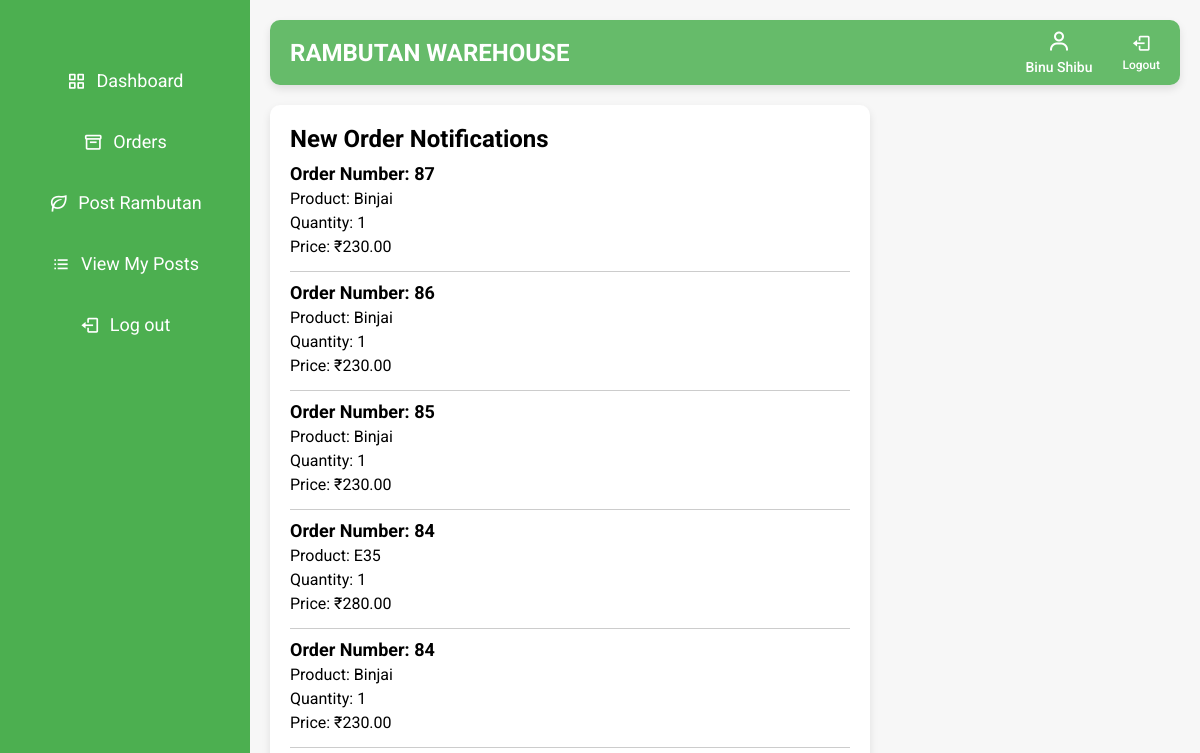
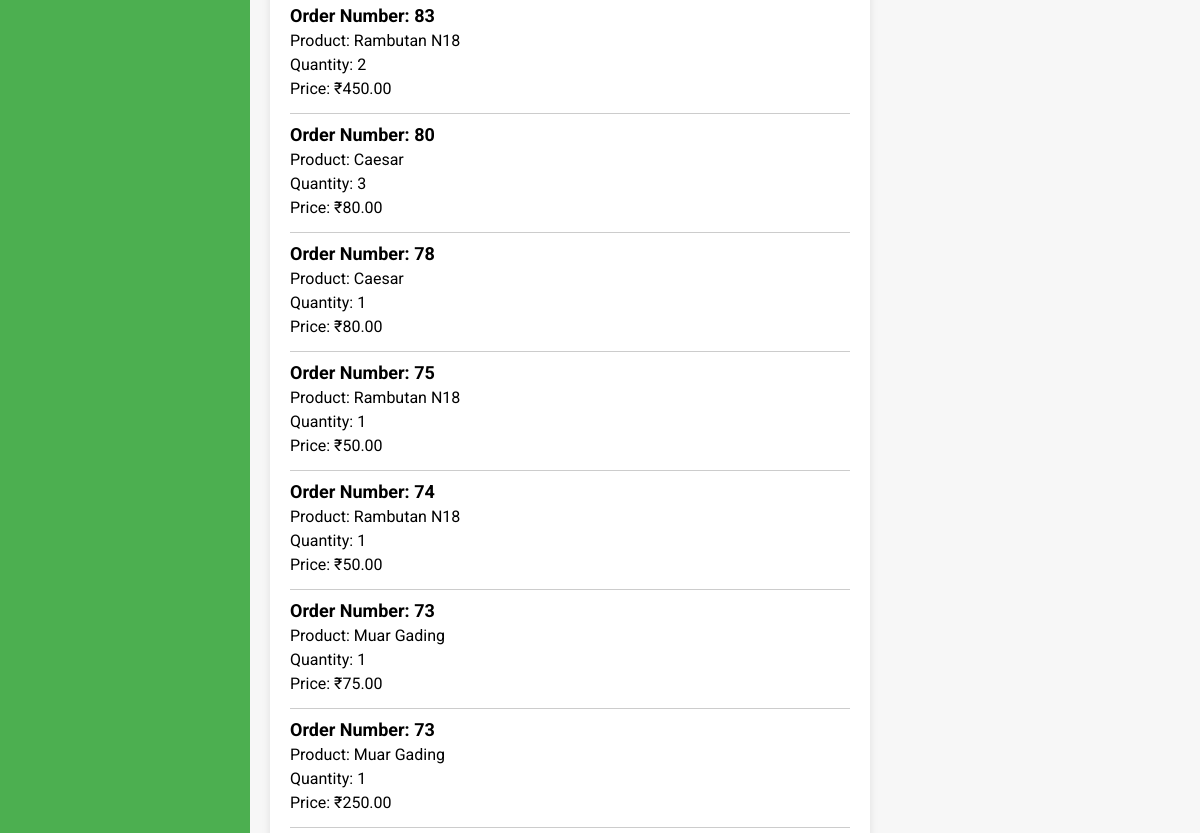
Page /notifications/ (signed in, upper part) on the earlier database version (2 pictures, top to bottom).
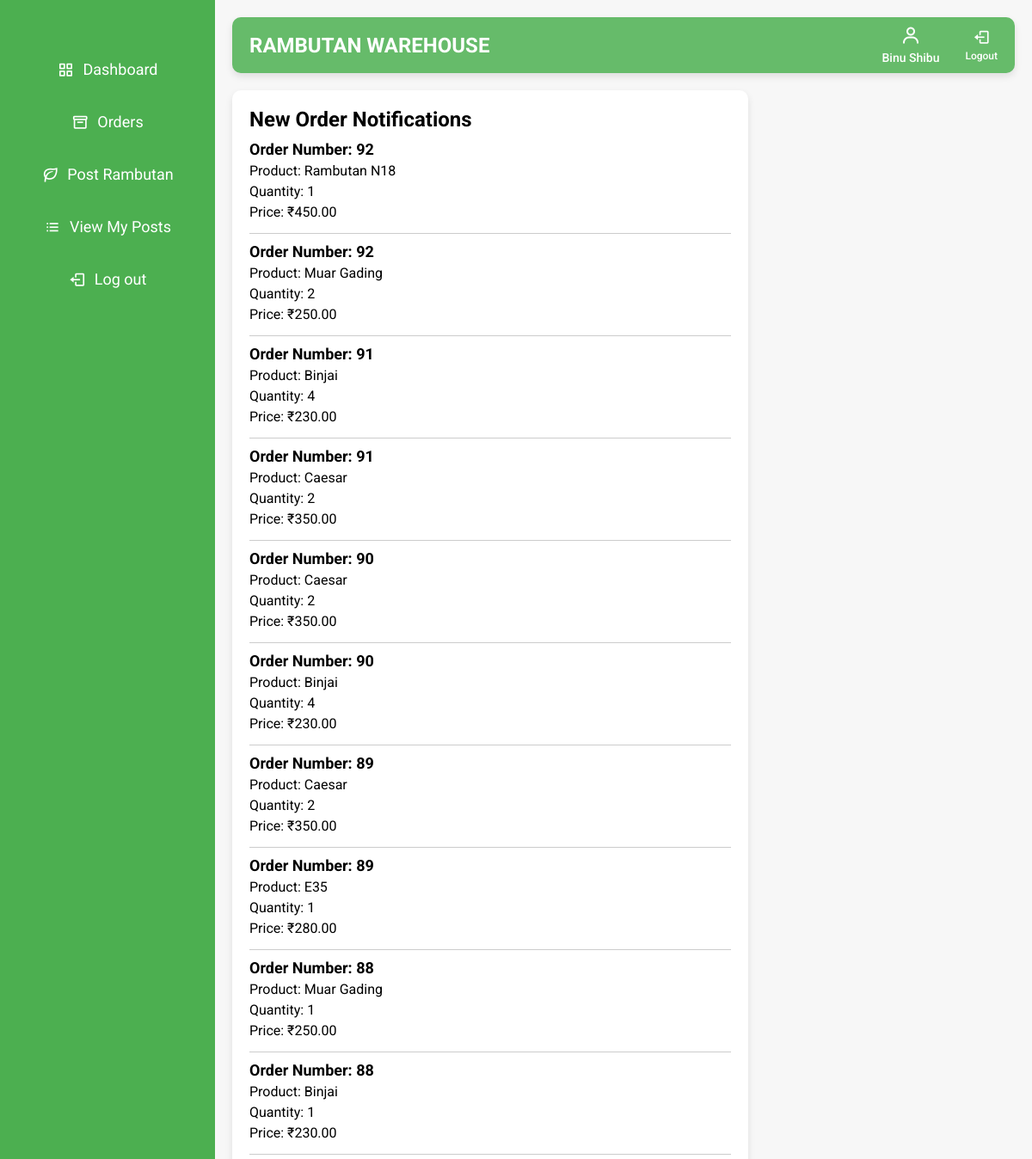
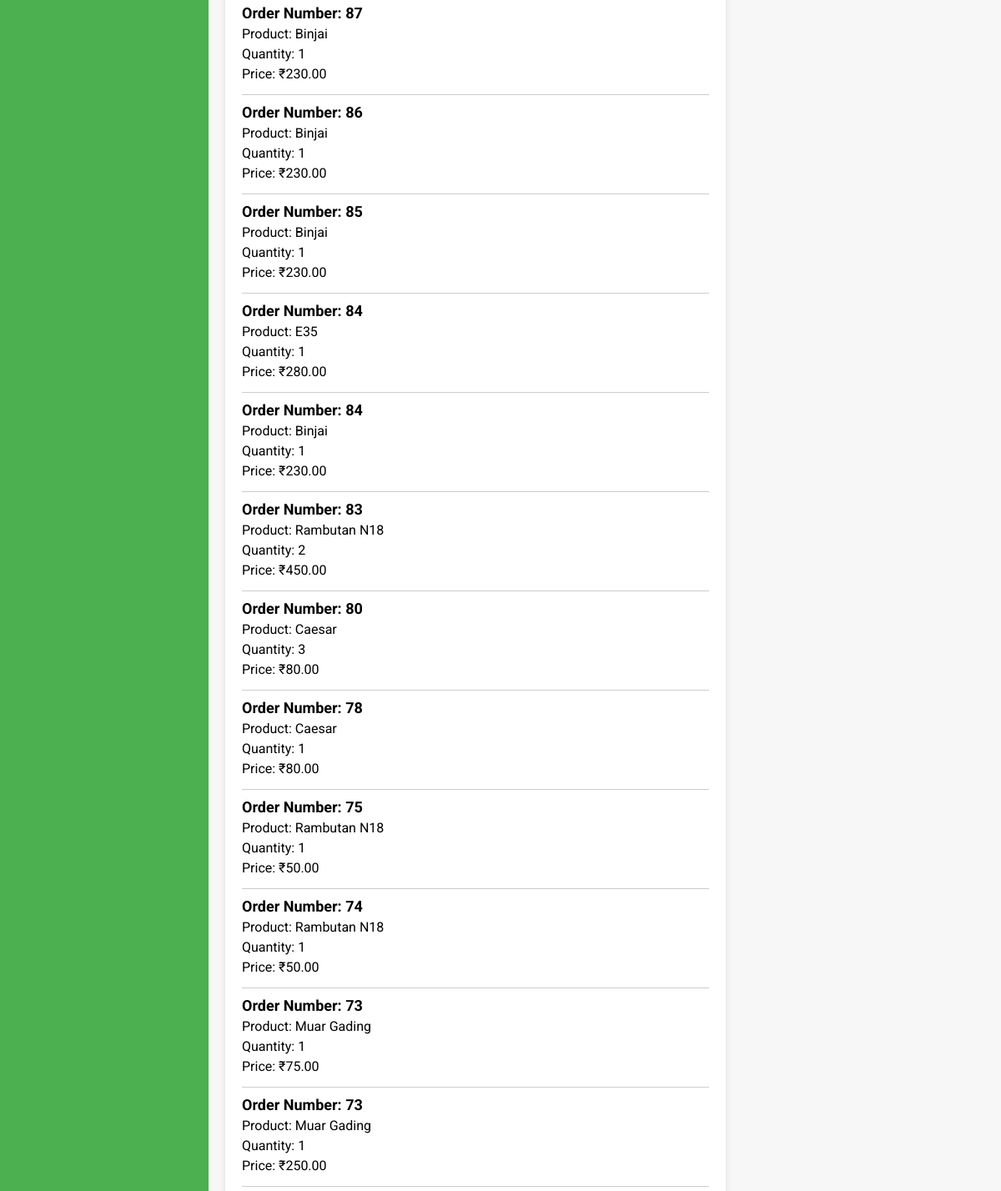
Same page on the later database version (2 pictures, top to bottom).
### warehouse/models.py (models this page shows, shortened)
class Registeruser(AbstractUser):
    username = models.EmailField(unique=True)
    name = models.CharField(max_length=50,default='noname')
    contact = models.CharField(max_length=250, blank=True)
    address = models.CharField(max_length=250, blank=True)
    place = models.CharField(max_length=100, blank=True)
    role = models.CharField(max_length=10, choices=ROLE_CHOICES)
    is_active = models.BooleanField(default=True)
    groups = models.ManyToManyField(
        Group,
        related_name='registeruser_set',  # Custom related_name
        blank=True,
        help_text='The groups this user belongs to. A user will get all permissions granted to each of their groups.'
    )
    user_permissions = models.ManyToManyField(
        Permission,
        related_name='registeruser_set',  # Custom related_name
        blank=True,
        help_text='Specific permissions for this user.'
    )

class OrderNotification(models.Model):
    farmer = models.ForeignKey(settings.AUTH_USER_MODEL, on_delete=models.CASCADE)
    order_number = models.CharField(max_length=50)
    item_name = models.CharField(max_length=255)
    quantity = models.IntegerField()
    price = models.DecimalField(max_digits=10, decimal_places=2)
    created_at = models.DateTimeField(auto_now_add=True)

### warehouse/views.py (the view)
# urls.py: path('notifications/',views.order_notifications, name='order_notifications'),
@login_required
@cache_control(no_cache=True, must_revalidate=True, no_store=True)
def order_notifications(request):
    notifications = OrderNotification.objects.all().order_by('-created_at')
    return render(request, 'order_notifications.html', {'notifications': notifications})

### warehouse/templates/order_notifications.html (shortened to what this page needs)
{% load static %}
<!DOCTYPE html>
<html lang="en">
<head>
  <link href="https://unpkg.com/boxicons@2.0.7/css/boxicons.min.css" rel="stylesheet">
  <link href="https://cdn.jsdelivr.net/npm/sweetalert2@11/dist/sweetalert2.min.css" rel="stylesheet">
</head>
<body>
<div class="sidebar">
    <ul class="nav-links">
      <li>
        <a href="{% url 'farmer_dashboard' %}" >
          <i class='bx bx-grid-alt'></i>
          <span class="links_name">Dashboard</span>
        </a>
      </li>
      <li>
        <a href="{% url 'farmer_orders' %}">
          <i class='bx bx-box'></i>
          <span class="links_name">Orders</span>
        </a>
      </li>
      <li>
        <a href="{% url 'post_rambutan' %}">
          <i class='bx bx-leaf'></i>
          <span class="links_name">Post Rambutan</span>
        </a>
      </li>
      <li>
        <a href="{% url 'view_posts' %}">
          <i class='bx bx-list-ul'></i>
          <span class="links_name">View My Posts</span>
        </a>
      </li>
      <li class="log_out">
        <a href="{% url 'logout' %}">
          <i class='bx bx-log-out'></i>
          <span class="links_name">Log out</span>
        </a>
      </li>
    </ul>
  </div>
    <section class="home-section">
        <nav class="top-navbar">
            <div class="logo">
                <span class="logo-text">Rambutan Warehouse</span>
            </div>
            <ul class="nav-icons">
                <li class="user-profile">
                    <a href="#">
                    <i class='bx bx-user'></i>
                    <span class="icon-name">{{ user.name }}</span>
                    </a>
                </li>
                <li>
                    <a href="{% url 'logout' %}">
                        <i class='bx bx-log-out'></i>
                        <span class="icon-name">Logout</span>
                    </a>
                </li>
            </ul>
        </nav>
        <div class="notification-container">
            <h1>New Order Notifications</h1>
            {% for notification in notifications %}
                <div class="notification">
                    <h3>Order Number: {{ notification.order_number }}</h3>
                    <p>Product: {{ notification.item_name }}</p>
                    <p>Quantity: {{ notification.quantity }}</p>
                    <p>Price: ₹{{ notification.price }}</p>
                </div>
            {% empty %}
                <p>No new notifications.</p>
            {% endfor %}
        </div>
    </section>
</body>
</html>

### warehouse/templates/order_notifications.html (style rules this page uses)
body { font-family: 'Roboto', sans-serif; margin: 0; padding: 0; background-color: #f7f7f7; }
* { margin: 0; padding: 0; box-sizing: border-box; }
:root { --primary-color: #4CAF50; --secondary-color: #66BB6A; --accent-color: #388e3c; --light-bg: #f0f4f3; --dark-bg: #333; --text-color: #333; --white: #ffffff; --font-family: 'Roboto', sans-serif; --font-family-logo: 'Fredoka One', cursive; }
body { font-family: var(--font-family); background-color: var(--light-bg); display: flex; min-height: 100vh; }
.sidebar { background-color: var(--primary-color); width: 250px; position: fixed; top: 0; left: 0; height: 100%; padding-top: 40px; transition: width 0.3s ease; z-index: 1000; }
.sidebar ul { list-style: none; }
.sidebar ul li { margin: 20px 0; text-align: center; }
.sidebar ul li a { text-decoration: none; color: var(--white); font-size: 18px; display: flex; align-items: center; justify-content: center; padding: 10px 20px; border-radius: 8px; transition: background-color 0.3s, transform 0.3s; }
.sidebar ul li a i { margin-right: 10px; font-size: 20px; }
.home-section { margin-left: 250px; padding: 20px; width: calc(100% - 250px); transition: margin-left 0.3s ease, width 0.3s ease; display: flex; flex-direction: column; min-height: 100vh; }
.top-navbar { background-color: var(--secondary-color); padding: 10px 20px; display: flex; justify-content: space-between; align-items: center; border-radius: 10px; box-shadow: 0 4px 8px rgba(0, 0, 0, 0.1); margin-bottom: 20px; }
.logo-text { font-size: 24px; color: white; font-weight: bold; text-transform: uppercase; }
.top-navbar ul.nav-icons { list-style: none; display: flex; gap: 30px; align-items: center; }
.top-navbar ul.nav-icons li a { text-decoration: none; color: var(--white); font-size: 20px; display: flex; flex-direction: column; align-items: center; transition: color 0.3s; position: relative; }
.top-navbar ul.nav-icons li a .icon-name { font-size: 12px; margin-top: 5px; font-weight: 500; }
.top-navbar ul.nav-icons li.user-profile a i { font-size: 24px; color: var(--white); }
.top-navbar ul.nav-icons li.user-profile a .icon-name { font-size: 14px; color: var(--white); }
.home-section { margin-left: 250px; padding: 20px; background-color: #f7f7f7; min-height: 100vh; }
.top-navbar ul.nav-icons li.user-profile a { display: flex; flex-direction: column; align-items: center; }
.top-navbar ul.nav-icons li.user-profile a .icon-name { font-size: 14px; margin-top: 5px; }
.notification-container { background-color: white; padding: 20px; border-radius: 10px; box-shadow: 0 4px 8px rgba(0, 0, 0, 0.1); width: 80%; max-width: 600px; margin-bottom: 30px; }
.notification { border-bottom: 1px solid #ccc; padding: 10px 0; }
.notification h3 { margin: 0; font-size: 18px; }
.notification p { margin: 5px 0; }

Differences in the rows shown:
added OrderNotification: order_number "92", item_name "Rambutan N18", quantity "1", price "450.00"
added OrderNotification: order_number "92", item_name "Muar Gading", quantity "2", price "250.00"
added OrderNotification: order_number "91", item_name "Binjai", quantity "4", price "230.00"
added OrderNotification: order_number "91", item_name "Caesar", quantity "2", price "350.00"
added OrderNotification: order_number "90", item_name "Caesar", quantity "2", price "350.00"
added OrderNotification: order_number "90", item_name "Binjai", quantity "4", price "230.00"
added OrderNotification: order_number "89", item_name "Caesar", quantity "2", price "350.00"
added OrderNotification: order_number "89", item_name "E35", quantity "1", price "280.00"
added OrderNotification: order_number "88", item_name "Muar Gading", quantity "1", price "250.00"
added OrderNotification: order_number "88", item_name "Binjai", quantity "1", price "230.00"
